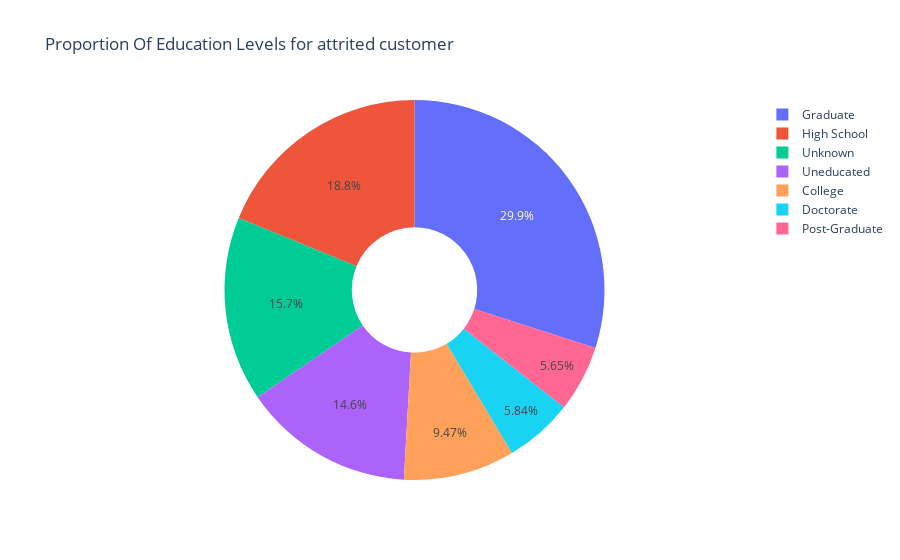
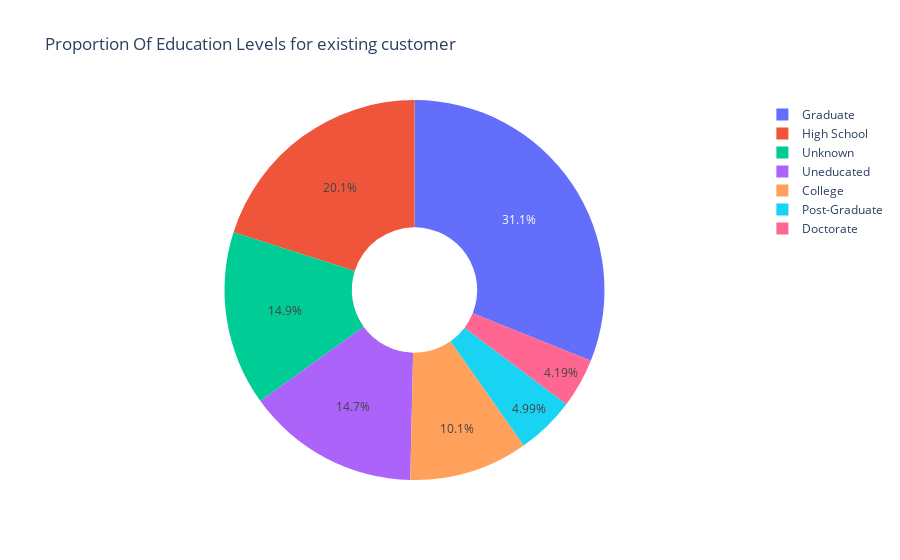

The notebook cell saved with these charts, in order:
### Code cell
import plotly.express as px

# First pie chart
fig = px.pie(attr_cust, names='Education_Level', title='Proportion Of Education Levels for attrited customer')
fig.update_traces(hole=0.33)
fig.show()

# Second pie chart
fig = px.pie(exis_cust, names='Education_Level', title='Proportion Of Education Levels for existing customer')
fig.update_traces(hole=0.33)
fig.show()

### Figure 1 — Plotly figure (JSON) as saved in the notebook; plotly's stock layout.template omitted (floating-point values rounded to 4 significant figures; data arrays with more than 128 entries replaced by an {"elided": "..."} marker saying what was removed)
{"data": [{"domain": {"x": [0, 1], "y": [0, 1]}, "hole": 0.33, "hovertemplate": "Education_Level=%{label}<extra></extra>", "labels": {"elided": "1627 str values"}, "legendgroup": "", "name": "", "showlegend": true, "type": "pie"}], "layout": {"legend": {"tracegroupgap": 0}, "title": {"text": "Proportion Of Education Levels for attrited customer"}}}

### Figure 2 — Plotly figure (JSON) as saved in the notebook; plotly's stock layout.template omitted (floating-point values rounded to 4 significant figures; data arrays with more than 128 entries replaced by an {"elided": "..."} marker saying what was removed)
{"data": [{"domain": {"x": [0, 1], "y": [0, 1]}, "hole": 0.33, "hovertemplate": "Education_Level=%{label}<extra></extra>", "labels": {"elided": "8500 str values"}, "legendgroup": "", "name": "", "showlegend": true, "type": "pie"}], "layout": {"legend": {"tracegroupgap": 0}, "title": {"text": "Proportion Of Education Levels for existing customer"}}}
